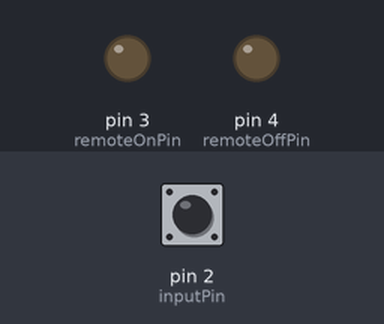
A sketch run on a simulated Arduino Uno, built with avr-gcc and run on an emulated ATmega328P. Shown: output pins drawn as LEDs (lit = HIGH). The test bench sets the inputs (shaded band); at power-on: pin 2 (inputPin) HIGH.

Above: at 1.2 s.
1.3 s: pin 2 (inputPin) pulled LOW for 0.15 s
At 1.7 s:
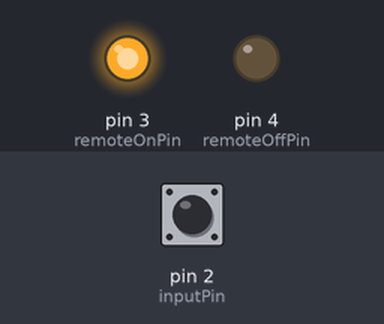
3.8 s: pin 2 (inputPin) pulled LOW for 3.2 s
At 7.4 s:
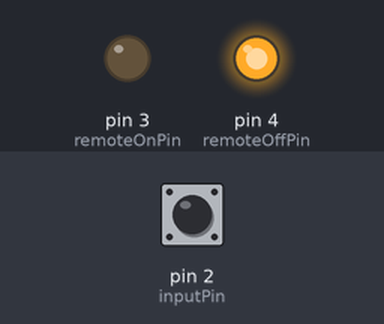
Timing chart, 0 to 9.0 s (numbered marks = the images above; inputs shaded):
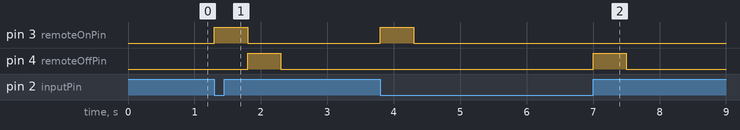

Measured:
- after the input at 1.3 s, pin 3 (remoteOnPin): LOW → HIGH at once, → LOW 0.50 s later; pin 4 (remoteOffPin): LOW → HIGH after 0.50 s, → LOW 0.50 s later
- after the input at 3.8 s, pin 3 (remoteOnPin): LOW → HIGH at once, → LOW 0.50 s later; pin 4 (remoteOffPin): LOW → HIGH after 3.2 s, → LOW 0.50 s later

The sketch:

ch10r5.pde
```cpp
/*
 OptoRemote sketch
 A switch connected to pin 2 turns a device on and off using optocouplers
 The outputs are pulsed for half a second when the switch is pressed or released
*/
const int inputPin     = 2;         // input pin for the switch
const int remoteOnPin  = 3;         // output pin to turn the remote on
const int remoteOffPin = 4;         // output pin to turn the remote off
const int PUSHED       = LOW;       // value when button is pressed
boolean isOn;                       // variable stores the last command

void setup() {
 Serial.begin(9600);
 pinMode(remoteOnPin, OUTPUT);
 pinMode(remoteOffPin, OUTPUT);
 pinMode(inputPin, INPUT);
 digitalWrite(inputPin,HIGH);  // turn on internal pull-up on the inputPin
}
void loop(){
 int val = digitalRead(inputPin);  // read input value
 // if the switch is pushed then switch on if not already on
 if( val == PUSHED)
 {
    if(isOn != true)       // if it's not already on, turn the remote button on
    {
     pulseRemote(remoteOnPin);
     isOn = true;                // remember that the remote is now on
    }
 }
 // if the switch is not pushed then switch off if not already off
 else
 {
    // here if the button is not pushed
    if(isOn == true)               // if it's on, turn the remote button off
    {
     pulseRemote(remoteOffPin);
     isOn = false;                // remember that the remote is now off
    }
 }
}
// turn the optocoupler on for half a second to blip the remote control button
void pulseRemote(int pin )
{
 digitalWrite(pin, HIGH);     // turn the optocoupler on
 delay(500);                  // wait half a second
 digitalWrite(pin, LOW);      // turn the optocoupler off
}
```
